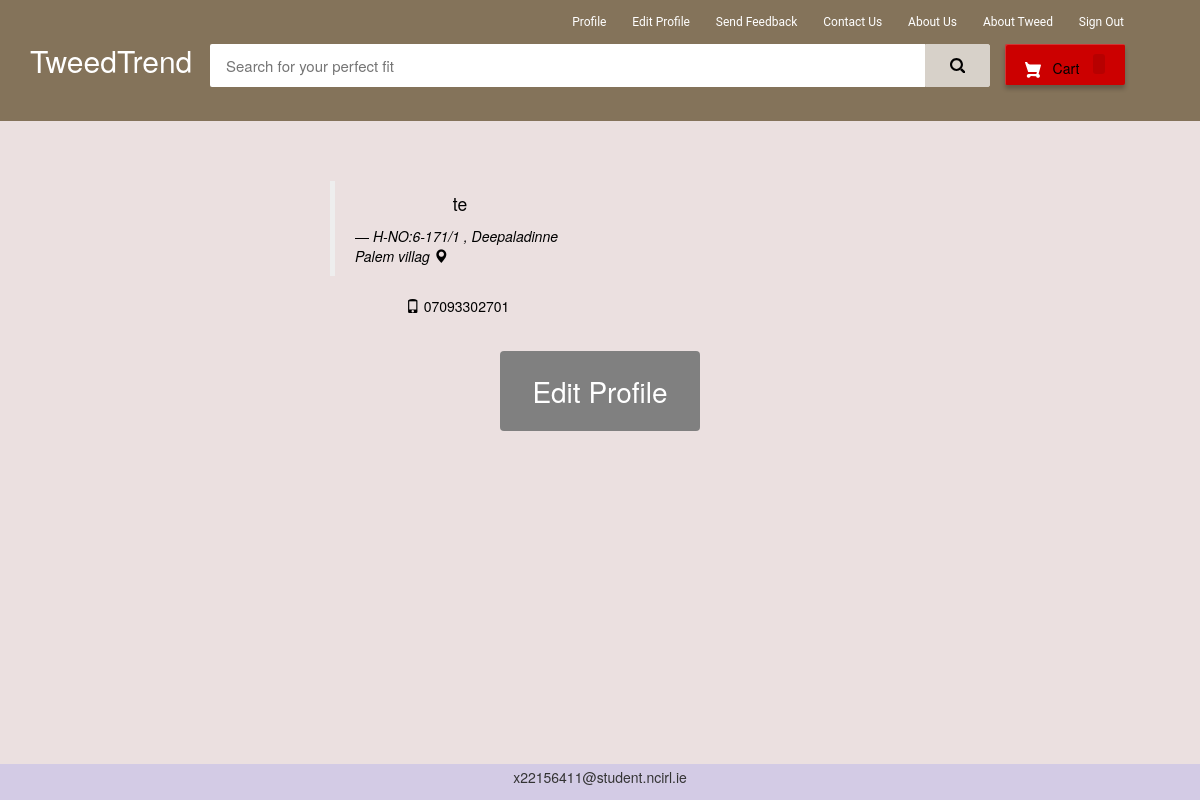
/my-profile (signed in), run on the app's committed database.
### ecom/models.py (models this page shows, shortened)
class Customer(models.Model):
    user=models.OneToOneField(User,on_delete=models.CASCADE)
    address = models.CharField(max_length=40)
    mobile = models.CharField(max_length=20,null=False)

### ecom/views.py (the view)
# urls.py: path('my-profile', views.my_profile_view,name='my-profile'),
@login_required(login_url='customerlogin')
@user_passes_test(is_customer)
def my_profile_view(request):
    customer=models.Customer.objects.get(user_id=request.user.id)
    return render(request,'ecom/my_profile.html',{'customer':customer})

### ecom/views.py (called while the page is built)
def is_customer(user):
    return user.groups.filter(name='CUSTOMER').exists()

### templates/ecom/my_profile.html (shortened to what this page needs)
{% extends 'ecom/customer_base.html' %}
{% load static %}
{% block content %}
<head>
</head>
<br><br><br>
<div style="padding-left:300px;" class="container">
        <div class="col-sm-4 col-md-4">
            <blockquote style="color: black;">
                <p>{{request.user}}</p> <small style="color: black;"><cite title="Source Title">{{customer.address}}  <i class="glyphicon glyphicon-map-marker"></i></cite></small>
            </blockquote>
            <p style="color: black;"> <i class="glyphicon glyphicon-phone" ></i> {{customer.mobile}}
            </p>
        </div>
</div>
<br>
<div style="text-align: center;">
  <a href="/edit-profile"><button class="button" ><span>Edit Profile </span></button></a>
</div>
<br><br><br><br><br><br>
{% endblock content %}

### templates/ecom/customer_base.html (style rules this page uses)
body { background-color: #ebe0e0 }
p { text-align: center; }

### templates/ecom/my_profile.html (style rules this page uses)
body { background-color:none; }
.button { display: inline-block; border-radius: 4px; background-color: #808080; border: none; color: white; text-align: center; font-size: 28px; padding: 20px; width: 200px; transition: all 0.5s; cursor: pointer; margin: 5px; }
.button span { cursor: pointer; display: inline-block; position: relative; transition: 0.5s; }
.button span:after { content: '\00bb'; position: absolute; opacity: 0; top: 0; right: -20px; transition: 0.5s; }

### data on the page
Customer: address "H-NO:6-171/1 , Deepaladinne Palem villag", mobile "07093302701"

### other printed values
{{ request.user }} "te"
